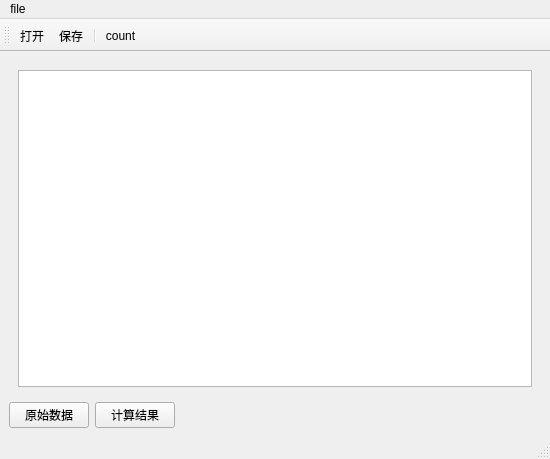
<?xml version="1.0" encoding="UTF-8"?>
<ui version="4.0">
 <class>MainWindow</class>
 <widget class="QMainWindow" name="MainWindow">
  <property name="geometry">
   <rect>
    <x>0</x>
    <y>0</y>
    <width>550</width>
    <height>459</height>
   </rect>
  </property>
  <property name="windowTitle">
   <string>MainWindow</string>
  </property>
  <widget class="QWidget" name="centralwidget">
   <layout class="QVBoxLayout" name="verticalLayout">
    <item>
     <widget class="QStackedWidget" name="stackedWidget">
      <property name="currentIndex">
       <number>1</number>
      </property>
      <widget class="QWidget" name="page">
       <layout class="QHBoxLayout" name="horizontalLayout_2">
        <item>
         <widget class="QTableWidget" name="tableWidget">
          <property name="editTriggers">
           <set>QAbstractItemView::NoEditTriggers</set>
          </property>
          <attribute name="horizontalHeaderVisible">
           <bool>false</bool>
          </attribute>
          <attribute name="horizontalHeaderHighlightSections">
           <bool>true</bool>
          </attribute>
          <attribute name="verticalHeaderVisible">
           <bool>false</bool>
          </attribute>
         </widget>
        </item>
       </layout>
      </widget>
      <widget class="QWidget" name="page_2">
       <layout class="QHBoxLayout" name="horizontalLayout_3">
        <item>
         <widget class="QTextBrowser" name="textBrowser"/>
        </item>
       </layout>
      </widget>
     </widget>
    </item>
    <item>
     <layout class="QHBoxLayout" name="horizontalLayout" stretch="1,1,6">
      <item>
       <widget class="QPushButton" name="pushButton_data">
        <property name="maximumSize">
         <size>
          <width>80</width>
          <height>16777215</height>
         </size>
        </property>
        <property name="text">
         <string>原始数据</string>
        </property>
       </widget>
      </item>
      <item>
       <widget class="QPushButton" name="pushButtoncount">
        <property name="maximumSize">
         <size>
          <width>80</width>
          <height>16777215</height>
         </size>
        </property>
        <property name="text">
         <string>计算结果</string>
        </property>
       </widget>
      </item>
      <item>
       <spacer name="horizontalSpacer">
        <property name="orientation">
         <enum>Qt::Horizontal</enum>
        </property>
        <property name="sizeHint" stdset="0">
         <size>
          <width>40</width>
          <height>20</height>
         </size>
        </property>
       </spacer>
      </item>
     </layout>
    </item>
   </layout>
  </widget>
  <widget class="QMenuBar" name="menubar">
   <property name="geometry">
    <rect>
     <x>0</x>
     <y>0</y>
     <width>550</width>
     <height>22</height>
    </rect>
   </property>
   <widget class="QMenu" name="menu">
    <property name="title">
     <string>file</string>
    </property>
    <addaction name="actionopen"/>
    <addaction name="actionsave"/>
   </widget>
   <addaction name="menu"/>
  </widget>
  <widget class="QStatusBar" name="statusbar"/>
  <widget class="QToolBar" name="toolBar">
   <property name="windowTitle">
    <string>toolBar</string>
   </property>
   <attribute name="toolBarArea">
    <enum>TopToolBarArea</enum>
   </attribute>
   <attribute name="toolBarBreak">
    <bool>false</bool>
   </attribute>
   <addaction name="actionopen"/>
   <addaction name="actionsave"/>
   <addaction name="separator"/>
   <addaction name="actioncount"/>
  </widget>
  <action name="actionopen">
   <property name="icon">
    <iconset>
     <normaloff>C:/Users/tys/Desktop/测绘程序设计校赛 C012/图标/11icon/imageres 004.png</normaloff>C:/Users/tys/Desktop/测绘程序设计校赛 C012/图标/11icon/imageres 004.png</iconset>
   </property>
   <property name="text">
    <string>打开</string>
   </property>
  </action>
  <action name="actionsave">
   <property name="icon">
    <iconset>
     <normaloff>C:/Users/tys/Desktop/测绘程序设计校赛 C012/图标/11icon/shell32 259.png</normaloff>C:/Users/tys/Desktop/测绘程序设计校赛 C012/图标/11icon/shell32 259.png</iconset>
   </property>
   <property name="text">
    <string>保存</string>
   </property>
  </action>
  <action name="actioncount">
   <property name="icon">
    <iconset>
     <normaloff>C:/Users/tys/Desktop/测绘程序设计校赛 C012/图标/11icon/imageres 282.png</normaloff>C:/Users/tys/Desktop/测绘程序设计校赛 C012/图标/11icon/imageres 282.png</iconset>
   </property>
   <property name="text">
    <string>count</string>
   </property>
   <property name="toolTip">
    <string>计算</string>
   </property>
  </action>
  <action name="action_data">
   <property name="text">
    <string>原始数据</string>
   </property>
  </action>
  <action name="action_report">
   <property name="text">
    <string>计算结果</string>
   </property>
   <property name="toolTip">
    <string>计算结果</string>
   </property>
  </action>
 </widget>
 <resources/>
 <connections/>
</ui>
